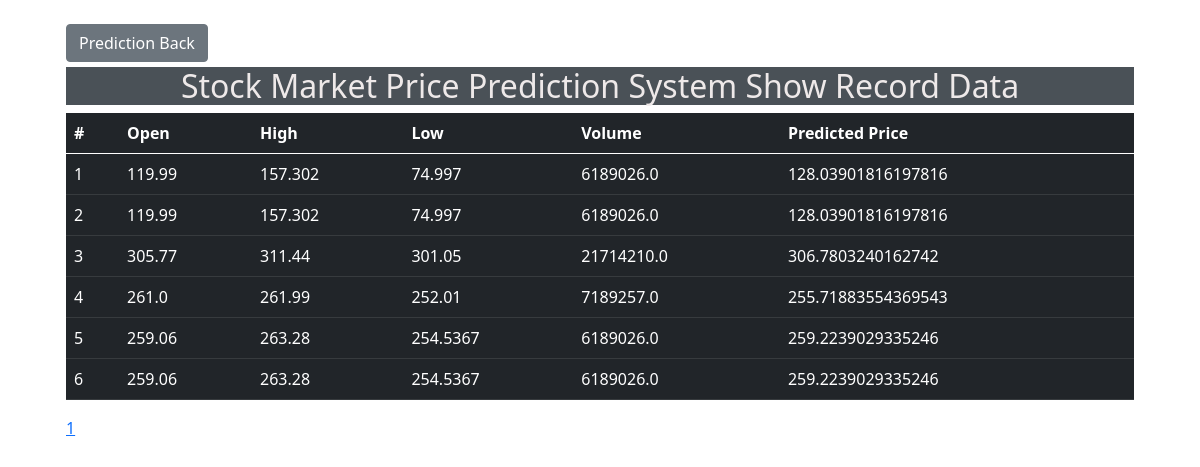
Screenshot of /predict/result/recordData/ with the database file from the repository.
### Stock_Market_Prediction_App/models.py (models this page shows)
class StockPredict(models.Model):
    open = models.FloatField()
    high = models.FloatField()
    low = models.FloatField()
    volume = models.FloatField()
    pre_price_close = models.FloatField()

### Stock_Market_Prediction_App/views.py (the view)
# urls.py: path('predict/result/recordData/', views.recordData, name="recordData"),
def recordData(request):
    data = StockPredict.objects.all().order_by('-id')
    paginator = Paginator(data, 10)
    page_number = request.GET.get('page')
    page_obj = paginator.get_page(page_number)
    return render(request, "recordData.html",{"page_obj":page_obj, })

### templates/recordData.html (shortened to what this page needs)
{% load static %}
<!DOCTYPE html>
<html lang="en">
<head>
    <link href="https://cdn.jsdelivr.net/npm/bootstrap@5.0.2/dist/css/bootstrap.min.css" rel="stylesheet">
</head>
<body>
    <div class="container">
        <div class="m-4">
            <table class="table table-dark table-hover">
                <a href="{% url 'predict' %}" class="btn btn-secondary">Prediction Back</a>
                <h2 style="text-align: center;color:rgba(241, 236, 236, 0.986); background-color:rgb(74, 81, 87);margin-top: 5px;">Stock Market Price Prediction System Show Record Data</h2>
                <thead>
                    <tr>
                        <th>#</th>
                        <th>Open</th>
                        <th>High</th>
                        <th>Low</th>
                        <th>Volume</th>
                        <th>Predicted Price </th>
                    </tr>
                </thead>
                <tbody>
                    {% if page_obj %}
                    {% for p in page_obj %}
                    <tr>
                        <td>{{ forloop.counter}}</td>
                        <td>{{p.open}}</td>
                        <td>{{p.high}}</td>
                        <td>{{p.low}}</td>
                        <td>{{p.volume}}</td>
                        <td>{{p.pre_price_close}}</td>
                    </tr>
                    {% endfor %}
                    {% else %}
                     <br><br>
                     <h2>No It Any Stock Market Price Prediction Data added yet.</h2>
                     <br><br>
                    {% endif %}
                </tbody>
            </table>
              <ul class="pagination">
               {% load l10n %}
               {% for page_obj in page_obj.paginator.page_range %}
                {% if page_obj.number == page_obj  %}
                    <li><a href="?page={{page_obj }}" class="active" >{{page_obj | localize }}</a></li>&nbsp;&nbsp;
                {% else %}
                    <li ><a href="?page={{page_obj}}">{{page_obj }}</a></li> &nbsp;&nbsp;
                {% endif %}
                {% endfor %}
            </ul>
        </div>
    </div>
</body>
</html>

### rows the page displays
StockPredict: open "119.99", high "157.302", low "74.997", volume "6189026.0", pre_price_close "128.03901816197816"
StockPredict: open "119.99", high "157.302", low "74.997", volume "6189026.0", pre_price_close "128.03901816197816"
StockPredict: open "305.77", high "311.44", low "301.05", volume "21714210.0", pre_price_close "306.7803240162742"
StockPredict: open "261.0", high "261.99", low "252.01", volume "7189257.0", pre_price_close "255.71883554369543"
StockPredict: open "259.06", high "263.28", low "254.5367", volume "6189026.0", pre_price_close "259.2239029335246"
StockPredict: open "259.06", high "263.28", low "254.5367", volume "6189026.0", pre_price_close "259.2239029335246"

### other values shown
{{ page_obj }} "1"
